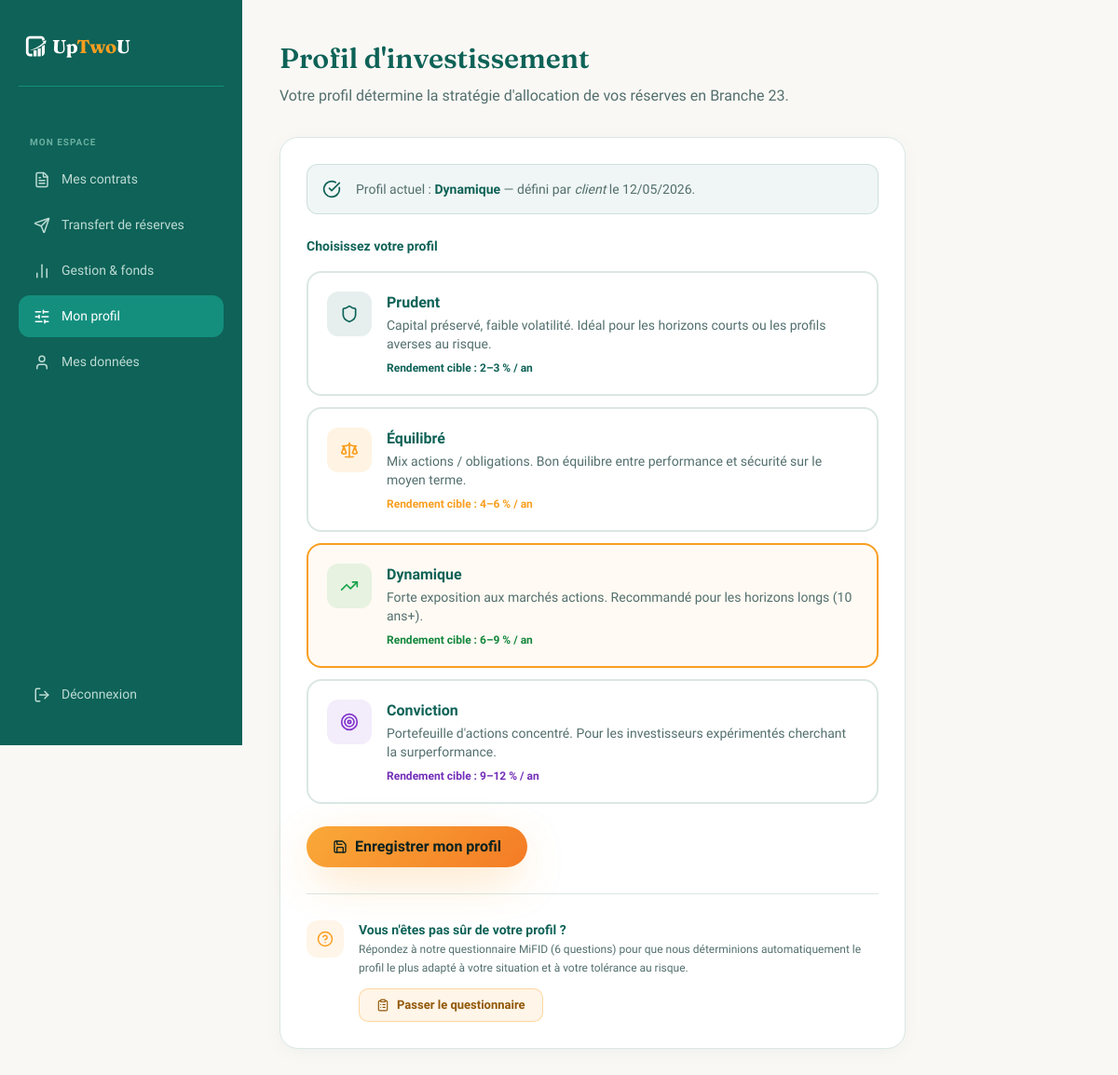
The page /client/profil (signed in) on the database its author committed.
### models.py (models this page shows, shortened)
class Client(db.Model):
    __tablename__ = 'client'
    id = db.Column(db.Integer, primary_key=True)
    user_id = db.Column(db.Integer, db.ForeignKey('user.id'), nullable=False)
    nom = db.Column(db.String(100))
    prenom = db.Column(db.String(100))
    date_naissance = db.Column(db.String(10))   # JJ/MM/AAAA
    sexe = db.Column(db.String(1))              # 'F' | 'M'
    niss = db.Column(db.String(20))
    adresse = db.Column(db.String(200))
    ville = db.Column(db.String(100))
    code_postal = db.Column(db.String(10))
    telephone = db.Column(db.String(20))
    telephone_gsm = db.Column(db.String(20))
    iban = db.Column(db.String(34))
    beneficiaire_vie = db.Column(db.String(200))    # en cas de vie
    beneficiaire_1 = db.Column(db.String(200))      # en cas de décès — 1er (compat)
    beneficiaire_2 = db.Column(db.String(200))      # en cas de décès — 2ème (compat)
    beneficiaires_json = db.Column(db.Text)         # structure complète JSON
    profil_risque = db.Column(db.String(20))    # prudent | equilibre | dynamique | conviction
    profil_choisi_par = db.Column(db.String(20))  # client | courtier
    profil_date = db.Column(db.DateTime)
    pays = db.Column(db.String(100), default='Belgique')
    kyc_verifie = db.Column(db.Boolean, default=False)
    kyc_document = db.Column(db.String(200))      # filename of uploaded ID
    est_ppe = db.Column(db.Boolean, nullable=True)          # personne politiquement exposée
    ppe_details = db.Column(db.String(500), nullable=True)  # fonction / lien si PPE
    frais_acceptes = db.Column(db.Boolean, default=False)
    questionnaire_score = db.Column(db.Integer)   # raw score 0-18
    courtier_id = db.Column(db.Integer, db.ForeignKey('user.id'), nullable=True)
    courtier = db.relationship('User', foreign_keys='Client.courtier_id', backref='clients_assignes')
    cabinet_id = db.Column(db.Integer, db.ForeignKey('cabinet_courtage.id'), nullable=True)
    cabinet = db.relationship('CabinetCourtage', foreign_keys='Client.cabinet_id')
    contrats = db.relationship('Contrat', backref='client', lazy=True)
    analyses = db.relationship('Analyse', backref='client', lazy=True)

### app.py (the view, shortened to what this page needs)
@app.route("/client/profil", methods=["GET", "POST"])
@login_required
@client_required
def client_profil():
    client = current_user.client_profile
    form = ProfilForm()
    if request.method == 'GET':
        form.profil.data = client.profil_risque
    return render_template("client/profil.html", client=client, form=form)

### app.py (called while the page is built)
@login_manager.user_loader
def load_user(user_id):
    return db.session.get(User, int(user_id))

def client_required(f):
    @wraps(f)
    def decorated(*args, **kwargs):
        if not current_user.is_authenticated or current_user.role != 'client':
            flash("Accès réservé aux clients.", "error")
            return redirect(url_for('index'))
        return f(*args, **kwargs)
    return decorated

### templates/client/profil.html (shortened to what this page needs)
{% extends "client/_base.html" %}
{% block content %}
<div class="dashboard-header">
  <h1>Profil d'investissement</h1>
  <p>Votre profil détermine la stratégie d'allocation de vos réserves en Branche 23.</p>
</div>
<div class="dashboard-card max-w-2xl">
  {% if client.profil_risque %}
  <div class="flex items-center gap-4 mb-6 p-4 rounded-xl" style="background:hsl(172 75% 22% / 0.06);border:1px solid hsl(172 75% 22% / 0.15);">
    <i data-lucide="check-circle" style="width:1.25rem;height:1.25rem;flex-shrink:0;color:var(--primary);"></i>
    <p class="text-sm text-muted">
      Profil actuel : <strong class="text-primary capitalize">{{ client.profil_risque }}</strong>
      — défini par <em>{{ client.profil_choisi_par }}</em>
      {% if client.profil_date %}le {{ client.profil_date.strftime('%d/%m/%Y') }}{% endif %}.
    </p>
  </div>
  {% endif %}
  <form method="POST" id="profil-form">
    <p class="form-label mb-4">Choisissez votre profil</p>
    <div class="flex flex-col gap-3" id="profil-cards">
      <label class="profil-card {% if client.profil_risque == 'prudent' %}selected{% endif %}" id="card-prudent">
        <div class="flex items-start gap-4">
          <div class="h-12 w-12 rounded-xl grid place-items-center flex-shrink-0" style="background:hsl(172 75% 22% / 0.1);">
            <i data-lucide="shield" style="width:1.25rem;height:1.25rem;color:var(--primary);"></i>
          </div>
          <div>
            <p class="font-semibold text-primary">Prudent</p>
            <p class="text-sm text-muted mt-0.5">Capital préservé, faible volatilité. Idéal pour les horizons courts ou les profils averses au risque.</p>
            <p class="text-xs font-semibold mt-2" style="color:var(--primary);">Rendement cible : 2–3 % / an</p>
          </div>
        </div>
      </label>
      <label class="profil-card {% if client.profil_risque == 'equilibre' %}selected{% endif %}" id="card-equilibre">
        <div class="flex items-start gap-4">
          <div class="h-12 w-12 rounded-xl grid place-items-center flex-shrink-0" style="background:hsl(35 95% 55% / 0.12);">
            <i data-lucide="scale" style="width:1.25rem;height:1.25rem;color:var(--accent);"></i>
          </div>
          <div>
            <p class="font-semibold text-primary">Équilibré</p>
            <p class="text-sm text-muted mt-0.5">Mix actions / obligations. Bon équilibre entre performance et sécurité sur le moyen terme.</p>
            <p class="text-xs font-semibold mt-2" style="color:var(--accent);">Rendement cible : 4–6 % / an</p>
          </div>
        </div>
      </label>
      <label class="profil-card {% if client.profil_risque == 'dynamique' %}selected{% endif %}" id="card-dynamique">
        <div class="flex items-start gap-4">
          <div class="h-12 w-12 rounded-xl grid place-items-center flex-shrink-0" style="background:hsl(142 76% 36% / 0.1);">
            <i data-lucide="trending-up" style="width:1.25rem;height:1.25rem;color:hsl(142 76% 36%);"></i>
          </div>
          <div>
            <p class="font-semibold text-primary">Dynamique</p>
            <p class="text-sm text-muted mt-0.5">Forte exposition aux marchés actions. Recommandé pour les horizons longs (10 ans+).</p>
            <p class="text-xs font-semibold mt-2" style="color:hsl(142 76% 30%);">Rendement cible : 6–9 % / an</p>
          </div>
        </div>
      </label>
      <label class="profil-card {% if client.profil_risque == 'conviction' %}selected{% endif %}" id="card-conviction">
        <div class="flex items-start gap-4">
          <div class="h-12 w-12 rounded-xl grid place-items-center flex-shrink-0" style="background:hsl(270 60% 55% / 0.1);">
            <i data-lucide="target" style="width:1.25rem;height:1.25rem;color:hsl(270 60% 50%);"></i>
          </div>
          <div>
            <p class="font-semibold text-primary">Conviction</p>
            <p class="text-sm text-muted mt-0.5">Portefeuille d'actions concentré. Pour les investisseurs expérimentés cherchant la surperformance.</p>
            <p class="text-xs font-semibold mt-2" style="color:hsl(270 60% 45%);">Rendement cible : 9–12 % / an</p>
          </div>
        </div>
      </label>
    </div>
    <button type="submit" class="btn btn-primary mt-6" style="height:2.75rem;padding:0 1.75rem;">
      <i data-lucide="save" style="width:1rem;height:1rem;margin-right:0.5rem;"></i>
      Enregistrer mon profil
    </button>
  </form>
  <div style="height:1px;background:var(--border);margin:1.75rem 0;"></div>
  <div class="flex items-start gap-4">
    <div class="h-10 w-10 rounded-xl grid place-items-center flex-shrink-0"
         style="background:hsl(35 95% 55% / 0.1);">
      <i data-lucide="help-circle" style="width:1.125rem;height:1.125rem;color:var(--accent);"></i>
    </div>
    <div class="flex-1">
      <p class="font-semibold text-primary text-sm">Vous n'êtes pas sûr de votre profil ?</p>
      <p class="text-xs text-muted mt-0.5 leading-relaxed">
        Répondez à notre questionnaire MiFID (6 questions) pour que nous déterminions automatiquement le profil le plus adapté à votre situation et à votre tolérance au risque.
      </p>
      <a href="{{ url_for('client_questionnaire') }}"
         class="btn mt-3 inline-flex items-center gap-2"
         style="height:2.25rem;padding:0 1.125rem;font-size:0.8125rem;
                background:hsl(35 95% 55% / 0.1);color:hsl(35 90% 30%);
                border:1px solid hsl(35 95% 55% / 0.35);border-radius:0.625rem;
                font-weight:600;text-decoration:none;">
        <i data-lucide="clipboard-list" style="width:0.875rem;height:0.875rem;"></i>
        Passer le questionnaire
      </a>
    </div>
  </div>
</div>
{% endblock %}

### static/css/style.css (style rules this page uses)
:root { --background: hsl(40, 33%, 97%); --foreground: hsl(175, 60%, 8%); --card: hsl(0, 0%, 100%); --card-foreground: hsl(175, 60%, 8%); --primary: hsl(172, 75%, 22%); --primary-foreground: hsl(40, 33%, 97%); --primary-glow: hsl(165, 70%, 45%); --secondary: hsl(168, 30%, 92%); --secondary-foreground: hsl(172, 75%, 22%); --muted: hsl(40, 20%, 93%); --muted-foreground: hsl(175, 15%, 38%); --accent: hsl(35, 95%, 55%); --accent-foreground: hsl(175, 60%, 8%); --accent-soft: hsl(35, 95%, 92%); --border: hsl(168, 20%, 88%); --radius: 1rem; --shadow-glow: 0 20px 60px -15px hsl(172 75% 22% / 0.35); --shadow-accent: 0 15px 50px -10px hsl(35 95% 55% / 0.45); --shadow-soft: 0 8px 30px -8px hsl(172 75% 22% / 0.12); --shadow-card: 0 4px 20px -4px hsl(172 75% 22% / 0.08); }
*, *::before, *::after { box-sizing: border-box; }
html { scroll-behavior: smooth; }
body { margin: 0; background-color: var(--background); color: var(--foreground); font-family: "Plus Jakarta Sans", ui-sans-serif, system-ui, sans-serif; -webkit-font-smoothing: antialiased; }
.text-primary { color: var(--primary) !important; }
.text-muted { color: var(--muted-foreground) !important; }
.btn { display: inline-flex; align-items: center; justify-content: center; font-weight: 600; font-size: 0.875rem; transition: all 0.2s ease; cursor: pointer; text-decoration: none; border: none; outline: none; }
.btn-primary { background: linear-gradient(135deg, hsl(35 95% 60%) 0%, hsl(25 90% 55%) 100%); color: var(--accent-foreground); border-radius: 9999px; padding: 0 1.75rem; height: 3.5rem; font-size: 1rem; box-shadow: var(--shadow-accent); }
[data-lucide] { display: inline-block; vertical-align: middle; }
.dashboard-header { margin-bottom: 2rem; }
.dashboard-header h1 { font-family: "Fraunces", serif; font-size: 1.875rem; font-weight: 600; color: var(--primary); margin: 0; }
.dashboard-header p { color: var(--muted-foreground); margin: 0.375rem 0 0; }
.dashboard-card { background: var(--card); border: 1px solid var(--border); border-radius: 1.25rem; padding: 1.75rem; box-shadow: var(--shadow-card); }
.form-label { font-size: 0.875rem; font-weight: 600; color: var(--primary); }
.profil-card { border: 2px solid var(--border); border-radius: 1rem; padding: 1.25rem; cursor: pointer; transition: all 0.2s; background: white; }
.profil-card.selected { border-color: var(--accent); background: hsl(35 95% 55% / 0.05); }

### rows shown on the page
Client: profil_risque "Dynamique", profil_choisi_par "client", profil_date "12/05/2026"
